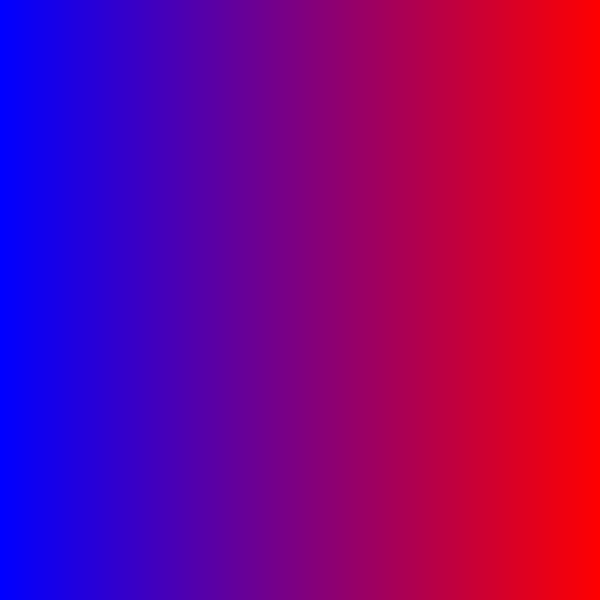
Frame 1 (no input)
Frame 60 (the mouse pressed at the canvas centre just before this capture): identical to frame 1, image omitted
Frame 120 (the mouse held since frame 60 and released just before this capture): identical to frame 1, image omitted

The Processing sketch that drew this single still picture (run headless with seeded random() and noise(); from frame 60 on, the mouse is pressed at the canvas centre):

// Processing sketch: grasdient_rgb
// ── grasdient_rgb.pde

void setup() {
  size(600, 600);
  background(255);
  noStroke();

}

void draw() {
  for(int i=0; i<=600;i++){
  float mx = i * 255 / 600;
  fill(mx,0,255-mx);
  square((float)i, 0, 600);
  }
}
